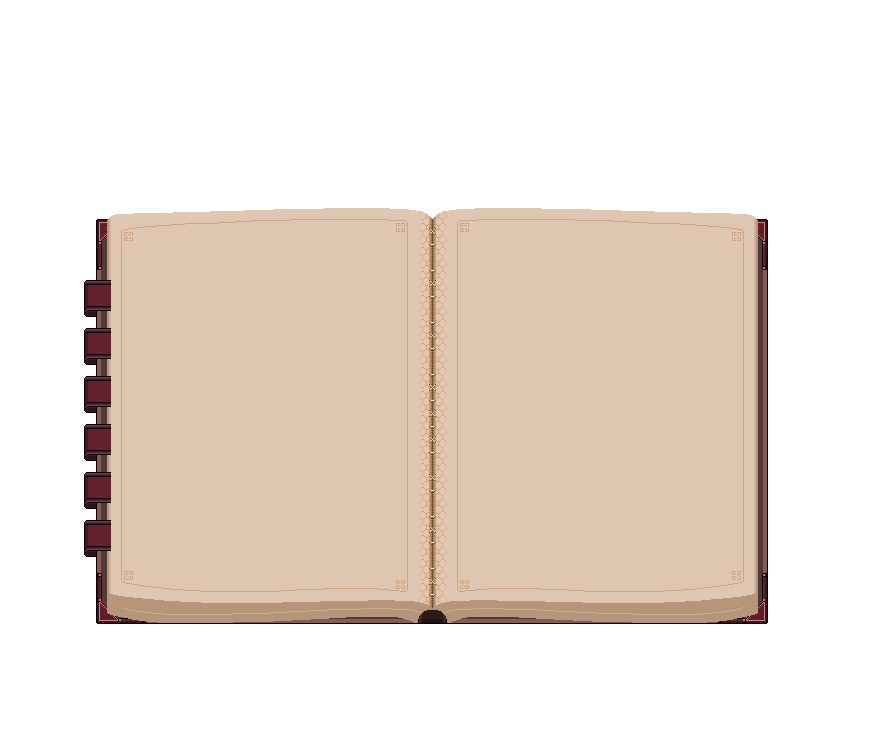
#> input picture assets/ui/book/tabs/1.png, 896 x 736 px; the run also reads 1 picture not shown here
$ python bake_tabs.py
#> lines starting #> are read from the running program, lines starting #| are printed output that depends on the picture
#!/usr/bin/env python3
"""Bake the book's bookmark sheets: assets/ui/book/tabs/1.png (no bookmark raised) and one sheet
per chapter with its bookmark raised (2.png for the first chapter, and so on).

    python3 tools/bake_tabs.py [chapters]

The BookUI book has six bookmarks 48 px apart. Hellfare has seven chapters, so this redraws the
bookmarks down the spine 41 px apart, from the art already in the sheets: the first bookmark
(always at y 280), its raised tip (from 2.png) and a plain stretch of spine between bookmarks.
It can be run again: those three pieces are where it left them.
"""
import os
import sys

from PIL import Image

ROOT = os.path.dirname(os.path.dirname(os.path.abspath(__file__)))
DIR = os.path.join(ROOT, "assets", "ui", "book", "tabs")
TOP = 280      # first bookmark's top row
HEIGHT = 37    # a bookmark's height
PITCH = 41     # top to top
X0, X1 = 84, 127          # the strip the bookmarks are drawn in (tip included)
TAB_X1 = 110              # a lowered bookmark ends here; the raised tip runs to X1
STRIP = (276, 563)        # rows repainted (matches TAB_STRIP_REGION in book_shell.gd)
GAP_ROW = 318             # a row of bare spine between the first two bookmarks


def main(chapters: int) -> None:
#> called with chapters = 7
    base = Image.open(os.path.join(DIR, "1.png")).convert("RGBA")
#> base is the input picture: PIL image 896x736 RGBA; mean R, G, B, A 90.9, 79.6, 70.5, 108.4
    raised = Image.open(os.path.join(DIR, "2.png")).convert("RGBA")
    tab = base.crop((X0, TOP, TAB_X1, TOP + HEIGHT))
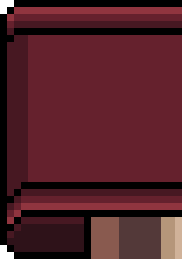
#> tab: PIL image 26x37 RGBA (shown 7 times larger); mean R, G, B, A 82.5, 31.6, 39.3, 253.4; transparent parts drawn white
    tip = raised.crop((TAB_X1, TOP, X1, TOP + HEIGHT))
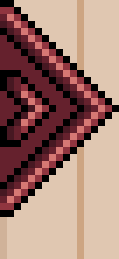
#> tip: PIL image 17x37 RGBA (shown 7 times larger); mean R, G, B, A 160.8, 122.6, 113, 255
    gap = base.crop((X0, GAP_ROW, X1, GAP_ROW + 1))
    assert TOP + (chapters - 1) * PITCH + HEIGHT <= STRIP[1], "too many chapters for the spine"
    plain = base.copy()
    for y in range(STRIP[0], STRIP[1]):
        plain.paste(gap, (X0, y))
    for i in range(chapters):
        plain.paste(tab, (X0, TOP + i * PITCH), tab)
    plain.save(os.path.join(DIR, "1.png"))
    for i in range(chapters):
        sheet = plain.copy()
        sheet.paste(tip, (TAB_X1, TOP + i * PITCH))
        sheet.save(os.path.join(DIR, "%d.png" % (i + 2)))
#> this loop made 7 passes
#> pass 1, in main, `sheet.save(os.path.join(DIR, "%d.png" % (i + 2)))`:
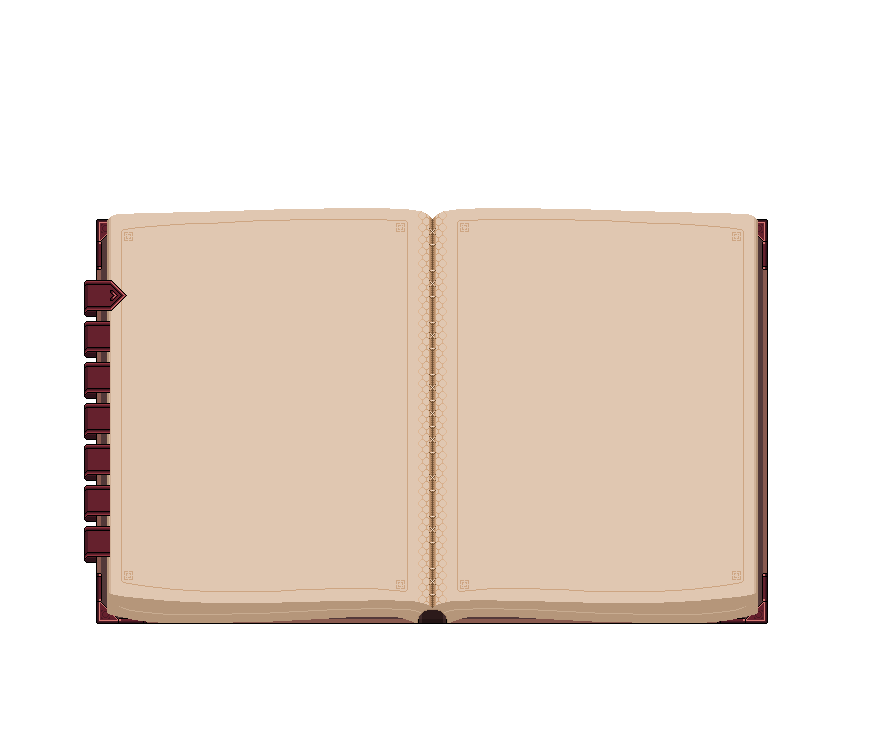
#> saved as 2.png: PIL image 896x736 RGBA; mean R, G, B, A 90.9, 79.6, 70.5, 108.5; transparent parts drawn white
    print("baked", chapters + 1, "sheets,", chapters, "bookmarks", PITCH, "px apart")


if __name__ == "__main__":
    main(int(sys.argv[1]) if len(sys.argv) > 1 else 7)
